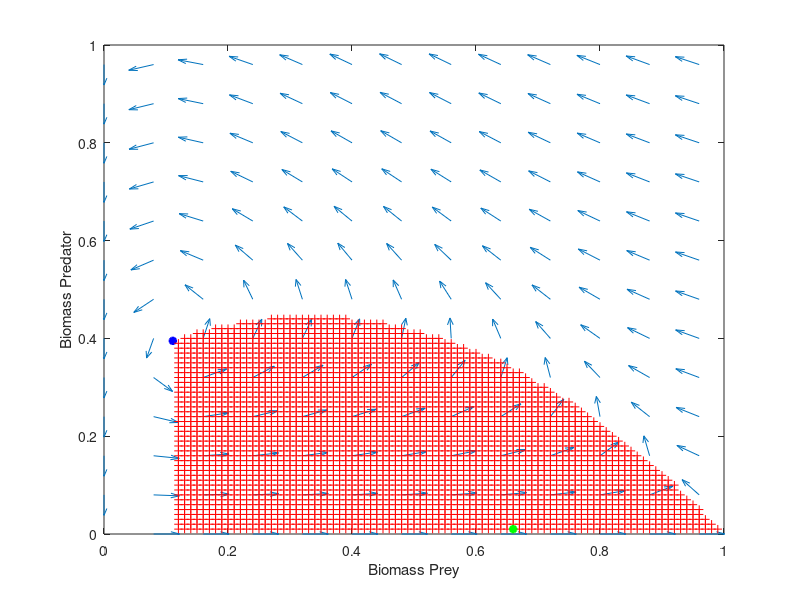
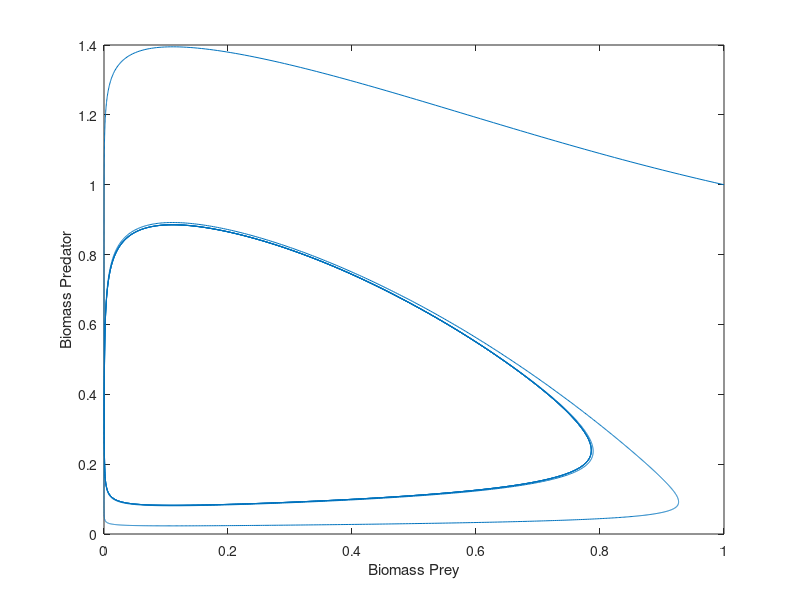
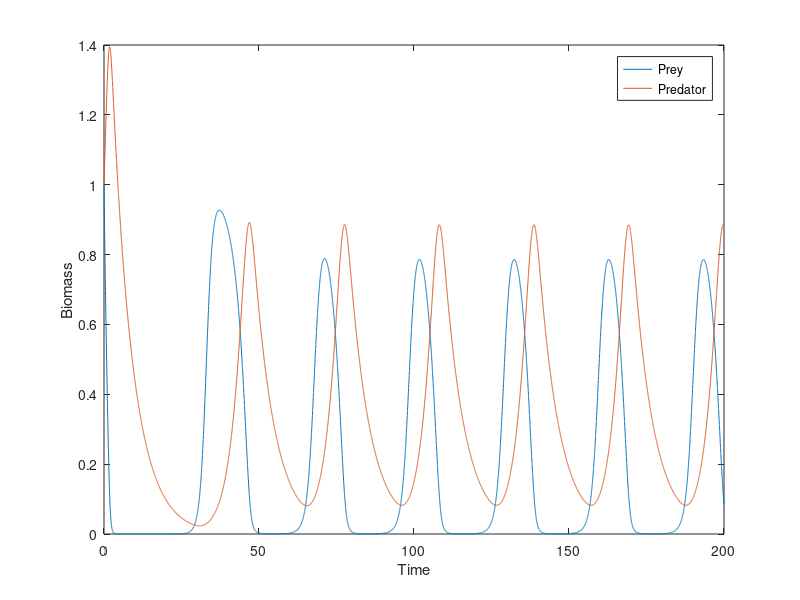

Source code (MATLAB) for these figures, in order:
%Quiver plot for the Rosenzweig-MacArthur system
clear all
clc

%Construct the grid
[x,y] = meshgrid(0:0.08:1,0:0.08:1);

%initial conditions
Cmax=1;
K=1;
beta=3;
r=1;
dr=0.15;
epsilon=0.6;

%If the pareto optimality is to be plotted, then the price is changed to
%vectors
prHVec=1;%[1,2];%2; %
prCVec=1;%linspace(0,3,1000);

Feed=Cmax*beta.*x.*y./(beta.*x+Cmax);
N = r.*x.*(1-x./K)-Feed;
P = epsilon.*Feed-dr.*y;

%normalize the poopulation dynamics so the arrows in the quiver plot are
%equal in length
N_norm=N./sqrt(N.^2+P.^2);
P_norm=P./sqrt(N.^2+P.^2);

%plotting the quiver plot
figure
quiver(x,y,N_norm,P_norm,0.4)

hold on
%Plotting the equilbirium point manually
plot(0.111,0.395,'b*','LineWidth',2)
% plot(0.6667,0.3333,'b*','LineWidth',2)
axis([0 1 0 1])
xlabel('Biomass Prey')
ylabel('Biomass Predator')

%grid
x=0:0.01:1;
%sizecontrol
a=length(x);

Feed=@(x,y) Cmax*beta*x*y/(beta*x+Cmax);
prey=@(x,y) r*x*(1-x/K)-Feed(x,y);
pred=@(x,y) Feed(x,y)*epsilon-dr*y;

hold on

%adding the sustainable zone for the prey and predator to the quiver plot
for i=1:a
    for j=1:a
        %dN/dt
        N(i,j)=prey(x(i),x(j));
        %dNP/dt
        P(i,j)=pred(x(i),x(j));
        if max(N(i,j),0) && max(P(i,j),0) > 0
            plot(x(i),x(j),'r+')%,'LineWidth',1)
        end
        
    end
end

%Finding the optimal profit state for the deterministic model
maxProfit=zeros(length(prHVec),length(prCVec));
for g=1:length(prHVec)
    for h=1:length(prCVec)
        %find the highest profit
        profit=zeros(a,a);
        for i=1:a
            for j=1:a
                if max(N(i,j),0) && max(P(i,j),0) > 0
                    profit(i,j)=prHVec(g)*sqrt(N(i,j)*i)+prCVec(h)*sqrt(P(i,j)*j);
                end
            end
        end
        maxProfit(g,h)=max(max(profit));
        search=find(profit==max(max(profit)));
        [x1,y1]=ind2sub(size(profit),search);
        plot(x(x1),x(y1),'g*','LineWidth',2)
        
        fprintf('Optimal profit state: x=%2.3f, y=%2.3f',x(x1),x(y1))
        fprintf('Prey surplus produced in the state: %2.3f',prey(x(x1),x(y1)))
        fprintf('Predator surplus produced in the state: %2.3f',pred(x(x1),x(y1)))
        fprintf('The instantaneous profit in the state: %2.3f',profit(x1,y1))
        

    end
end



%plotting the population dynamics for the deterministic system

P0=1;%number of predators
N0=1;%number of preys
tspan=linspace(0,200,10000);

%Solving the deterministic Rosenzweig-MacArthur model with a built in solver
odefun=@(tspan,x)[r*x(1)*(1-x(1)/K)-(Cmax*beta*x(1)*x(2)/(beta*x(1)+Cmax));epsilon*(Cmax*beta*x(1)*x(2)/(beta*x(1)+Cmax))-dr*x(2)];
[~,NP] = ode45(odefun,tspan,[N0,P0]);

N=NP(:,1);
P=NP(:,2);
figure
plot(N,P)
xlabel('Biomass Prey')
ylabel('Biomass Predator')

figure
plot(tspan,N)
hold on
plot(tspan,P)
xlabel('Time')
ylabel('Biomass')
legend('Prey','Predator')




